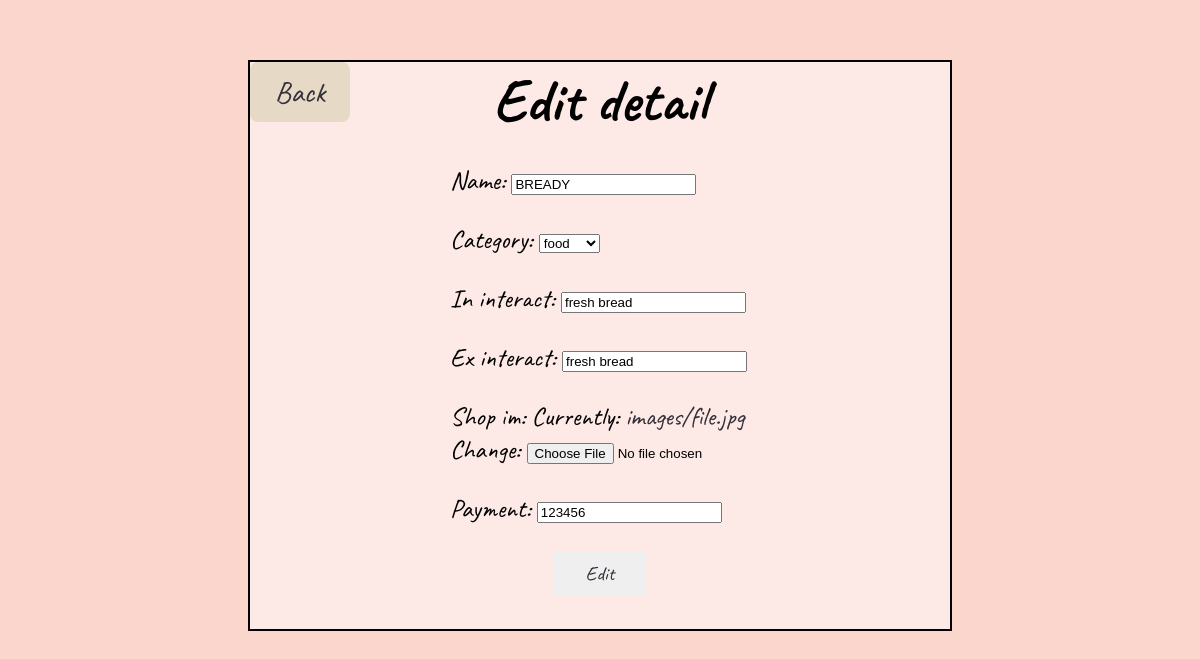
/myshop/shop/21/edit/, run on an earlier commit of the app's database.
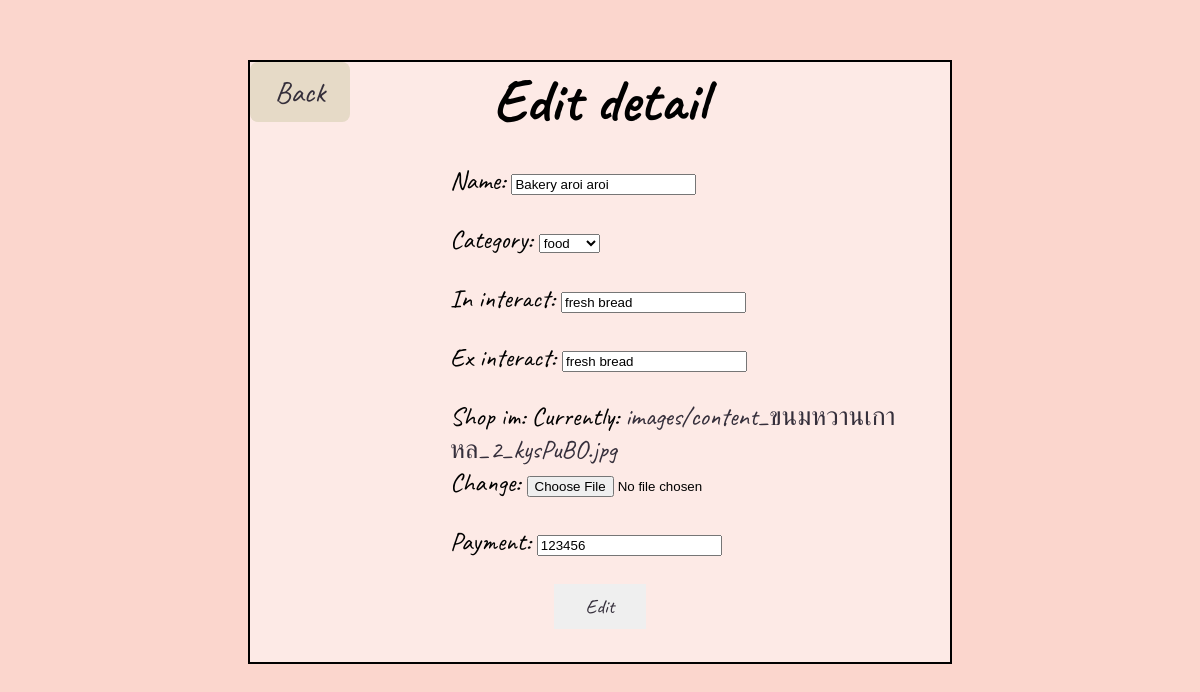
And on a later commit of the database.
### myshop/models.py (models this page shows, shortened)
class shop_detail(models.Model):
    seller_id = models.ForeignKey(seller_detail, on_delete=models.CASCADE, related_name = "shop", null=True)
    name = models.CharField(max_length=64)
    category = models.CharField(max_length=10, null=True)
    in_interact = models.CharField(max_length=100, null=True)
    ex_interact = models.CharField(max_length=64, null=True)
    shop_im = models.ImageField(upload_to='images/', default = "images/cartoon-style-cafe-front-shop-view_134830-697.webp")
    payment = models.CharField(max_length=100, null=True)

### myshop/views.py (the view)
# urls.py: path('shop/<int:shop_id>/edit/', views.edit, name='edit'),
def edit(request,shop_id):
    s = shop_detail.objects.get(pk=shop_id)
    if request.method == 'POST':
        form = ShopForm(request.POST, request.FILES, instance=s)
        if form.is_valid():
            form.save()
            return HttpResponseRedirect(reverse("myshop", args=(shop_id,)))
    else:
        form = ShopForm(instance=s)
    return render(request, 'myshop/edit.html', {'form' : form, 'shop_id':shop_id})

### myshop/forms.py
class ShopForm(forms.ModelForm):
    cat = [
        ("food", "food"),
        ("utensil", "utensil"),
    ]
    category = ChoiceField(
        choices=cat
    )
    class Meta:
        model = shop_detail
        fields = ['name', 'category', 'in_interact', 'ex_interact', 'shop_im', 'payment']

### myshop/templates/myshop/edit.html (shortened to what this page needs)
{% extends 'myshop/layout.html' %}
{% block body %}
<div class="temp conbox">
    <div class="back">
    <a href= "{% url 'myshop' shop_id %}"><p>Back</p></a>
    </div>
    <div>
    <h1>Edit detail</h1>
        <form method = "post" enctype="multipart/form-data">
            <div class="addsh">{% csrf_token %}
            {{ form.as_p }}</div>
            <button type="submit">Edit</button><br><br>
        </form>
</div>
{% endblock body %}

What changed in the data, as far as the page shows it:
changed shop_detail "food": name "BREADY" → "Bakery aroi aroi"
Also different on the page:
text no longer shown: "Name: Category: In interact: Ex interact: Shop im: Currently: images/file.jpg Change: Payment:"
text now shown: "Name: Category: In interact: Ex interact: Shop im: Currently: images/content_ขนมหวานเกาหล_2_kysPuBO.jpg Change: Payment:"
